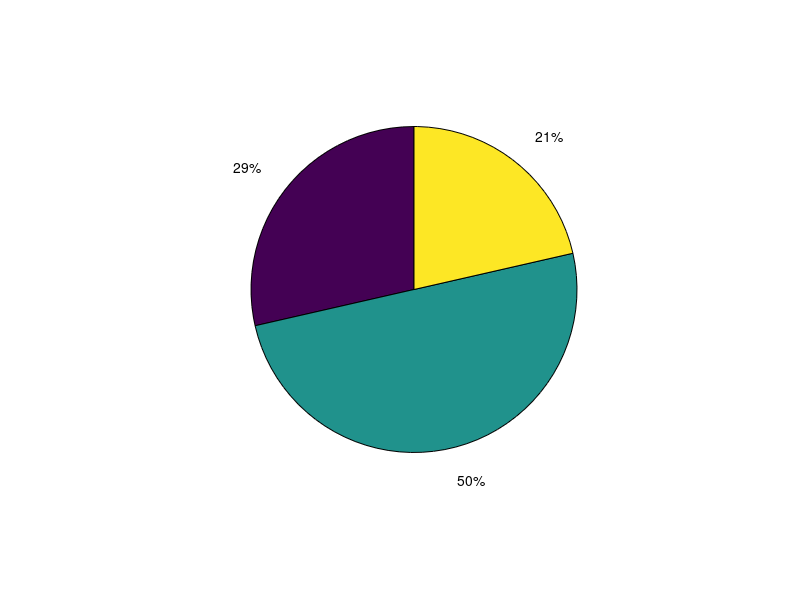

MATLAB code for this plot: (Note: this script raises an error after producing the figure.)
% Data
labels = {'Explicit (2011–2020 & 2021–2030)', 'Implicit', 'None'};
values = [12, 21, 9];
total  = sum(values);

% Colors
colors = [0.20 0.49 0.74;   % blue  - Explicit
          0.55 0.78 0.42;   % green - Implicit
          0.89 0.35 0.33];  % red   - None

% Pie chart
figure;
p = pie(values);

% Apply colors and format labels with % and n
for i = 1:length(values)
    % Patch (slice)
    p(2*i-1).FaceColor = colors(i,:);
    p(2*i-1).EdgeColor = 'white';
    p(2*i-1).LineWidth = 1.5;

    % Text label
    p(2*i).String = sprintf('%s\nn = %d (%.1f%%)', ...
                    labels{i}, values(i), (values(i)/total)*100);
    p(2*i).FontSize  = 11;
    p(2*i).FontWeight = 'bold';
    p(2*i).Color     = [0.1 0.1 0.1];
end

% Explode the largest slice for emphasis
explode = [0 1 0];
pie(values, explode);

% Re-apply after explode redraw
p = findobj(gca, 'Type', 'Patch');
for i = 1:length(p)
    p(i).FaceColor = colors(length(p)+1-i, :);
    p(i).EdgeColor = 'white';
    p(i).LineWidth = 1.5;
end

% Title
%title({'Alignment of Included Studies with WHO Roadmap Targets'; ...
   %    sprintf('(n = %d)', total)}, ...
   %    'FontSize', 13, 'FontWeight', 'bold');

% Legend
legend(labels, 'Location', 'southoutside', 'Orientation', ...
       'horizontal', 'FontSize', 10);
